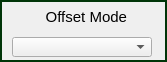
    <widget class="caFrame" name="caFrame19">
     <property name="geometry">
      <rect>
       <x>40</x>
       <y>282</y>
       <width>167</width>
       <height>62</height>
      </rect>
     </property>
     <property name="frameShape">
      <enum>QFrame::NoFrame</enum>
     </property>
     <property name="background">
      <color alpha="0">
       <red>0</red>
       <green>0</green>
       <blue>0</blue>
      </color>
     </property>
     <property name="backgroundMode">
      <enum>caFrame::Filled</enum>
     </property>
     <property name="visibilityMode">
      <enum>caFrame::All</enum>
     </property>
     <widget class="QFrame" name="QFrame43">
      <property name="geometry">
       <rect>
        <x>0</x>
        <y>0</y>
        <width>167</width>
        <height>62</height>
       </rect>
      </property>
      <property name="styleSheet">
       <string>QFrame
{
    border-width: 2px;
    border-style: solid;
    border-color: rgba(0,53,8,255);
}
</string>
      </property>
      <property name="background" stdset="0">
       <color alpha="0">
        <red>0</red>
        <green>0</green>
        <blue>0</blue>
       </color>
      </property>
     </widget>
     <widget class="caLabel" name="caLabel6">
      <property name="geometry">
       <rect>
        <x>7</x>
        <y>7</y>
        <width>120</width>
        <height>20</height>
       </rect>
      </property>
      <property name="font">
       <font>
        <family>Liberation Sans</family>
        <pointsize>11</pointsize>
       </font>
      </property>
      <property name="text">
       <string>Offset Mode</string>
      </property>
      <property name="alignment">
       <set>Qt::AlignRight|Qt::AlignTrailing|Qt::AlignVCenter</set>
      </property>
      <property name="fontScaleMode">
       <enum>ESimpleLabel::Height</enum>
      </property>
      <property name="foreground">
       <color>
        <red>0</red>
        <green>0</green>
        <blue>0</blue>
       </color>
      </property>
      <property name="background">
       <color alpha="0">
        <red>0</red>
        <green>0</green>
        <blue>0</blue>
       </color>
      </property>
      <property name="borderColor">
       <color>
        <red>0</red>
        <green>0</green>
        <blue>0</blue>
       </color>
      </property>
      <property name="borderWidth">
       <number>0</number>
      </property>
     </widget>
     <widget class="caMenu" name="caMenu2">
      <property name="geometry">
       <rect>
        <x>12</x>
        <y>37</y>
        <width>140</width>
        <height>20</height>
       </rect>
      </property>
      <property name="channel" stdset="0">
       <string>$(P)$(MN):offset_mode</string>
      </property>
      <property name="background">
       <color alpha="0">
        <red>0</red>
        <green>0</green>
        <blue>0</blue>
       </color>
      </property>
     </widget>
    </widget>
